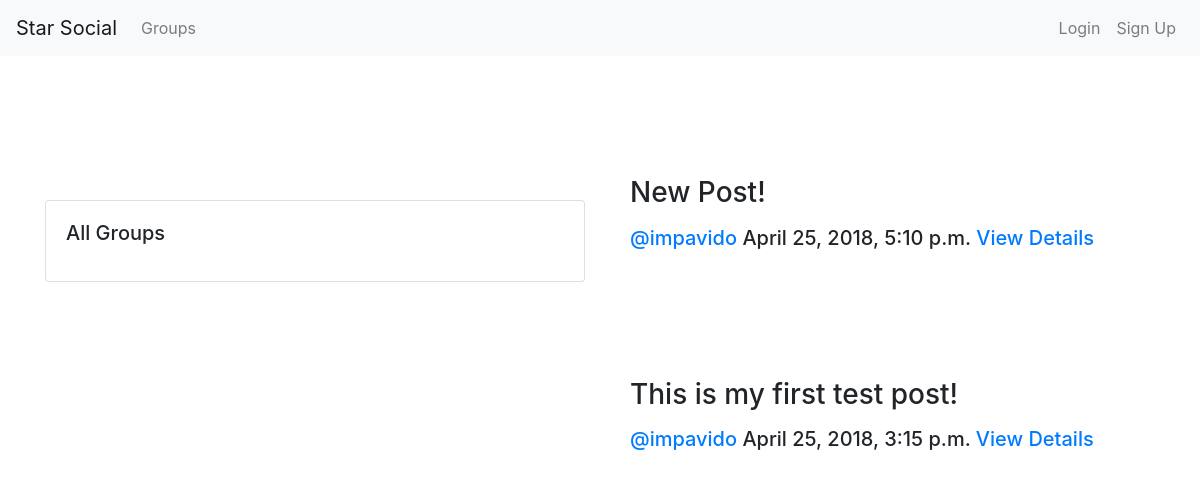
/posts/impavido/, run on an earlier commit of the app's database.
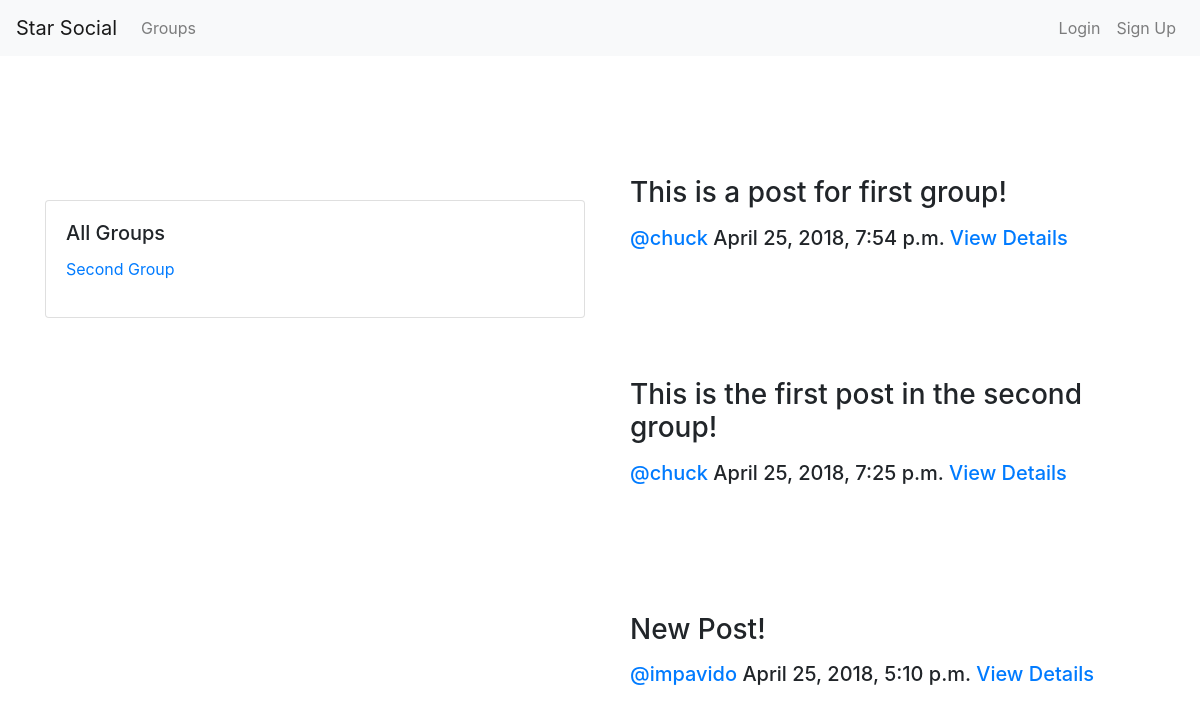
And on a later commit of the database.
### posts/models.py (models this page shows, shortened)
class Post(models.Model):
    user = models.ForeignKey(User, related_name='posts', on_delete=models.CASCADE)
    create_date = models.DateTimeField(auto_now=True)
    message = models.TextField()
    message_html = models.TextField(editable=False)
    group = models.ForeignKey(Group, related_name='posts', null=True, blank=True, on_delete=models.CASCADE)
    class Meta():
        ordering = ['-create_date']
        unique_together = ['user', 'message']

### groups/models.py (models this page shows, shortened)
class Group(models.Model):
    name = models.CharField(max_length=255, unique=True)
    slug = models.SlugField(allow_unicode=True, unique=True)
    description = models.TextField(blank=True, default='')
    description_html = models.TextField(editable=False, default='', blank=True)
    members = models.ManyToManyField(User, through='GroupMember')
    class Meta():
        ordering = ['name']

### posts/views.py (the view)
# urls.py: path('<slug:username>/', views.PostList.as_view(), name = 'all'),
class PostList(SelectRelatedMixin, generic.ListView):
    model = models.Post
    template_name = 'posts/post_list.html'
    select_related = ('user', 'group')
    def get_queryset(self):
        my_user = models.User.objects.filter(username=self.kwargs.get('username')).get()
        self.user_groups = models.Group.objects.all().filter(members=my_user)
        self.other_groups = models.Group.objects.all().exclude(members=my_user)
        self.post_list = models.Post.objects.all()
    def get_context_data(self, **kwargs):
        context = generic.ListView.get_context_data(self, **kwargs)
        context.update({"user_groups":self.user_groups, "other_groups":self.other_groups, "post_list":self.post_list})
        return context

### posts/templates/posts/post_list.html (shortened to what this page needs)
{% extends "posts/post_base.html" %}
{% block prepost %}
    <div class="col-6">
        <br><br><br>
        <br><br><br>
        <div class="card card-with-shadow">
            <div class="card-body">
                <h5 class="card-title">All Groups</h5>
                <ul class="list-unstyled">
                    {% for group in other_groups %}
                        <li class="group li-with-bullet"><a href="{% url 'groups:single' slug=group.slug %}">{{group.name}}</a></li>
                    {% endfor %}
                </ul>
            </div>
        </div>
    </div>
{% endblock prepost %}
{% block post_content %}
    <div class="col-6">
        <br><br><br>
        {% for post in post_list %}
            {% include "posts/_post.html" with hide_delete=False %}
        {% endfor %}
    </div>
{% endblock post_content %}

### posts/templates/posts/post_base.html (shortened to what this page needs)
{% extends "base.html" %}
{% block content %}
    <div class="container">
        <div class="row">
            {% block prepost %}
            {% endblock prepost %}
            {% block post_content %}
            {% endblock post_content %}
        </div>
    </div>
{% endblock content %}

### templates/base.html (shortened to what this page needs)
<!DOCTYPE html>
{% load staticfiles %}
<html lang="en">
<head>
    <link rel="stylesheet" href="https://use.fontawesome.com/releases/v5.0.10/css/all.css">
    <link href="https://stackpath.bootstrapcdn.com/bootstrap/4.1.0/css/bootstrap.min.css" rel="stylesheet">
    <link rel="stylesheet" href="{% static 'css/master.css' %}">
    <link rel="stylesheet" href="{% static '/social_network_project/css/master.css' %}">
</head>
<body>
    <nav class="navbar navbar-expand-lg navbar-light bg-light">
        <a class="navbar-brand" href="{% url 'home_page' %}">Star Social</a>
            <div class="collapse navbar-collapse" id="navbarSupportedContent">
                <ul class="navbar-nav mr-auto">
                    {% if user.is_authenticated %}
                        <li class="nav-item"> <a class="nav-link" href="{% url 'posts:all' username=user.username %}">Posts</a></li>
                        <li class="nav-item"> <a class="nav-link" href="{% url 'posts:create' %}">Create Post</a></li>
                        <li class="nav-item"> <a class="nav-link" href="{% url 'groups:all' %}">Groups</a></li>
                        <li class="nav-item"> <a class="nav-link" href="{% url 'groups:create' %}">Create Group</a></li>
                    {% else %}
                        <li class="nav-item"> <a class="nav-link" href="{% url 'groups:all' %}">Groups</a></li>
                    {% endif %}
                </ul>
                <ul class="navbar-nav ml-auto">
                    {% if user.is_authenticated %}
                        <li class="nav-item"> <a class="nav-link" href="{% url 'accounts:logout' %}">Logout</a></li>
                    {% else %}
                        <li class="nav-item"> <a class="nav-link" href="{% url 'accounts:login' %}">Login</a></li>
                        <li class="nav-item"> <a class="nav-link" href="{% url 'accounts:sign_up' %}">Sign Up</a></li>
                    {% endif %}
                </ul>
            </div>
    </nav>
    {% block content %}
    {% endblock content %}
</body>
</html>

### posts/templates/posts/_post.html (shortened to what this page needs)
<div class="col-12 post-media">
    <br><br>
    <h3>{{post.message_html|safe}}</h3>
    <div class="media-body">
        <h5 class="media-heading">
            <time class="time">
                <span class="username"><a href="{% url 'posts:for_user' username=post.user.username%}">@{{post.user.username}}</a></span>
                {{post.create_date}}
                <a href="{% url 'posts:single' username=post.user.username pk=post.pk %}">View Details</a>
            </time>
        </h5>
        <br>
    </div>
    <br><br>
</div>

What changed in the data, as far as the page shows it:
removed Post: message_html "This is my first test post!", user.username "impavido", create_date "April 25, 2018, 3:15 p.m."
added Group: name "Second Group"
added Post: message_html "This is a post for first group!", user.username "chuck", create_date "April 25, 2018, 7:54 p.m."
added Post: message_html "This is the first post in the second group!", user.username "chuck", create_date "April 25, 2018, 7:25 p.m."
